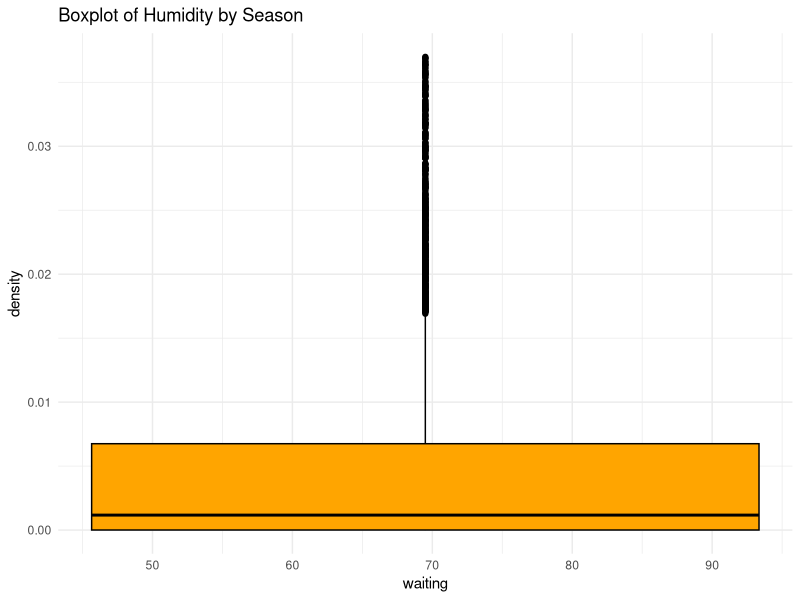
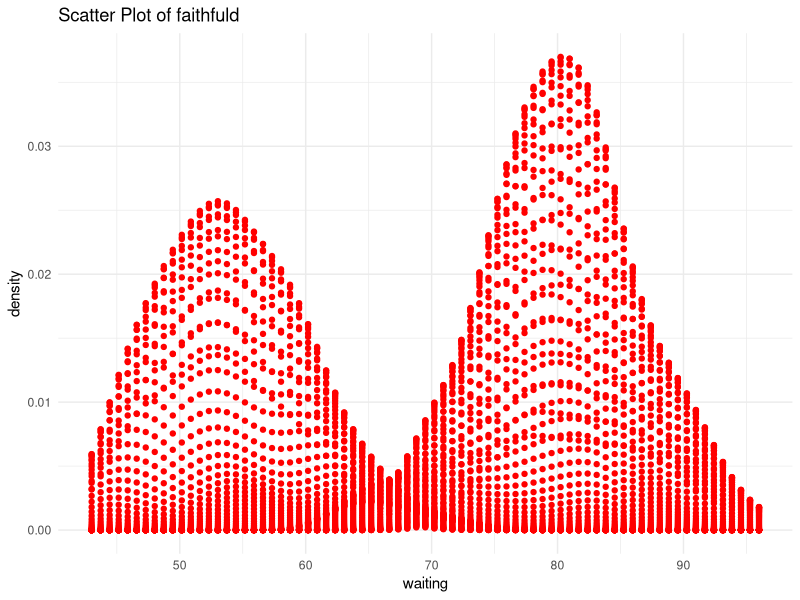
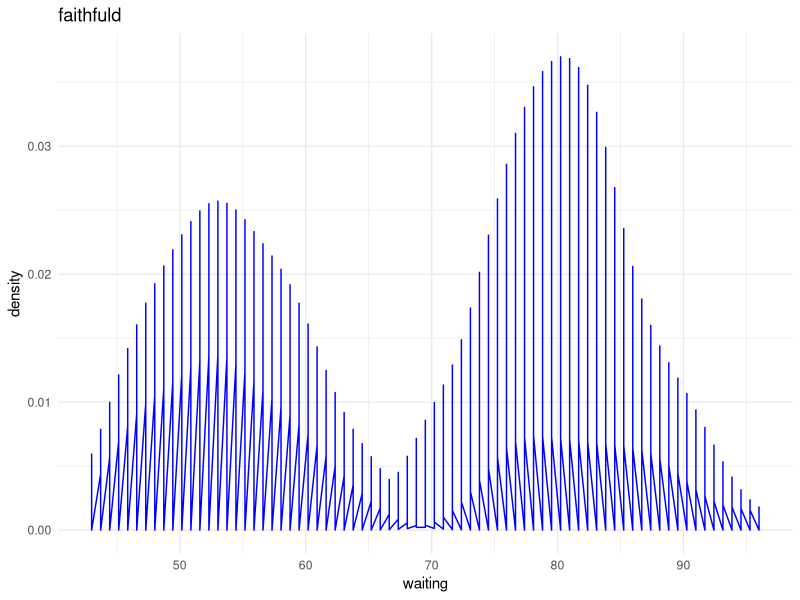

Here is the R script that generated these plots, in order:
## ---- chunk 1
library(readr)
library(dplyr)
library(ggplot2)
str(faithfuld)
head(faithfuld)
summary(faithfuld)
## ---- chunk 2
missing_values <- sapply(faithfuld, function(x) sum(is.na(x)))
print(missing_values)
## ---- chunk 3
# Visualize the data
# Histogram for numerical variables
num_vars <- sapply(faithfuld, is.numeric)
num_data <- faithfuld[, num_vars]
## ---- chunk 4
# boxplot
ggplot(faithfuld, aes(x =waiting, y =density)) +
  geom_boxplot(fill = "orange", color = "black") +
  theme_minimal() +
  labs(title = "Boxplot of Humidity by Season", x= "waiting", y= "density")
## ---- chunk 5
# Scatter plot to show the relationship between two numeric variables (replace 'temp' and 'humidity' with appropriate column names)
ggplot(faithfuld, aes(x = waiting, y = density)) +
  geom_point(color = "red") +
  theme_minimal() +
  labs(title = "Scatter Plot of faithfuld", x = "waiting", y = "density")
## ---- chunk 6
# Time series plot for a variable over time (replace 'date' and 'temp' with appropriate column names)
ggplot(faithfuld, aes(x = waiting , y = density)) +
  geom_line(color = "blue") +
  theme_minimal() +
  labs(title = "faithfuld", x = "waiting", y = "density")
